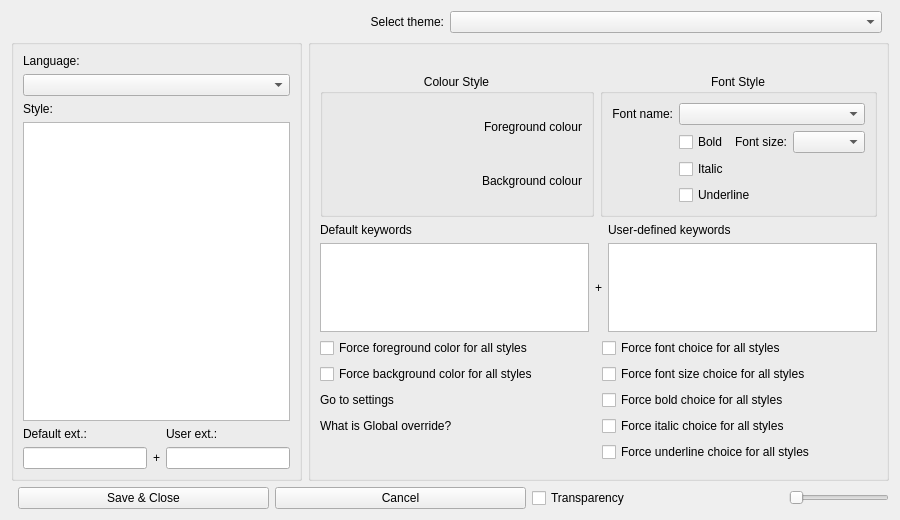
<?xml version="1.0" encoding="UTF-8"?>
<ui version="4.0">
 <class>StylerDlg</class>
 <widget class="QDialog" name="StylerDlg">
  <property name="geometry"><rect><x>0</x><y>0</y><width>900</width><height>520</height></rect></property>
  <property name="windowTitle"><string>Style Configurator</string></property>
  <layout class="QVBoxLayout" name="mainLayout">
   <item><layout class="QHBoxLayout" name="themeLayout">
<item><widget class="QLabel" name="switch2themeStatic"><property name="nppId" stdset="0"><number>2306</number></property><property name="text"><string>Select theme:</string></property><property name="alignment"><set>Qt::AlignRight|Qt::AlignVCenter</set></property></widget></item>
<item><widget class="QComboBox" name="switch2themeCombo"><property name="nppId" stdset="0"><number>2307</number></property></widget></item>
<item><spacer name="themeSpacer"><property name="orientation"><enum>Qt::Horizontal</enum></property></spacer></item>
   </layout></item>
   <item><layout class="QHBoxLayout" name="bodyLayout" stretch="1,2">
<item><widget class="QGroupBox" name="groupBox"><property name="nppId" stdset="0"><number>-1</number></property>
<layout class="QVBoxLayout" name="leftLayout">
<item><widget class="QLabel" name="langdescStatic"><property name="nppId" stdset="0"><number>2225</number></property><property name="text"><string>Language:</string></property></widget></item>
<item><widget class="QComboBox" name="languagesCombo"><property name="nppId" stdset="0"><number>2304</number></property></widget></item>
<item><widget class="QLabel" name="styledescStatic"><property name="nppId" stdset="0"><number>2211</number></property><property name="text"><string>Style:</string></property></widget></item>
<item><widget class="QListWidget" name="stylesList"><property name="nppId" stdset="0"><number>2305</number></property></widget></item>
<item><layout class="QGridLayout" name="extLayout">
<item row="0" column="0"><widget class="QLabel" name="defExtStatic"><property name="nppId" stdset="0"><number>2214</number></property><property name="text"><string>Default ext.:</string></property></widget></item>
<item row="1" column="0"><widget class="QLineEdit" name="defExtEdit"><property name="nppId" stdset="0"><number>2215</number></property><property name="readOnly"><bool>true</bool></property></widget></item>
<item row="1" column="1"><widget class="QLabel" name="plussymbol2Static"><property name="nppId" stdset="0"><number>2224</number></property><property name="text"><string>+</string></property></widget></item>
<item row="0" column="2"><widget class="QLabel" name="userExtStatic"><property name="nppId" stdset="0"><number>2216</number></property><property name="text"><string>User ext.:</string></property></widget></item>
<item row="1" column="2"><widget class="QLineEdit" name="userExtEdit"><property name="nppId" stdset="0"><number>2217</number></property></widget></item>
</layout></item>
</layout></widget></item>
<item><widget class="QGroupBox" name="groupBox2"><property name="nppId" stdset="0"><number>-1</number></property>
<layout class="QVBoxLayout" name="rightLayout">
<item><widget class="QLabel" name="styledescriptionStatic"><property name="nppId" stdset="0"><number>2233</number></property><property name="text"><string></string></property></widget></item>
<item><layout class="QHBoxLayout" name="stylesLayout">
<item><widget class="QGroupBox" name="colourgroupStatic"><property name="nppId" stdset="0"><number>2212</number></property><property name="title"><string>Colour Style</string></property><property name="alignment"><set>Qt::AlignHCenter</set></property>
<layout class="QGridLayout" name="colourGrid">
<item row="0" column="0"><widget class="QLabel" name="fgStatic"><property name="nppId" stdset="0"><number>2206</number></property><property name="text"><string>Foreground colour</string></property><property name="alignment"><set>Qt::AlignRight|Qt::AlignVCenter</set></property></widget></item>
<item row="1" column="0"><widget class="QLabel" name="bgStatic"><property name="nppId" stdset="0"><number>2207</number></property><property name="text"><string>Background colour</string></property><property name="alignment"><set>Qt::AlignRight|Qt::AlignVCenter</set></property></widget></item>
</layout></widget></item>
<item><widget class="QGroupBox" name="fontgroupStatic"><property name="nppId" stdset="0"><number>2213</number></property><property name="title"><string>Font Style</string></property><property name="alignment"><set>Qt::AlignHCenter</set></property>
<layout class="QGridLayout" name="fontGrid">
<item row="0" column="0"><widget class="QLabel" name="fontnameStatic"><property name="nppId" stdset="0"><number>2208</number></property><property name="text"><string>Font name:</string></property><property name="alignment"><set>Qt::AlignRight|Qt::AlignVCenter</set></property></widget></item>
<item row="0" column="1" colspan="3"><widget class="QComboBox" name="fontCombo"><property name="nppId" stdset="0"><number>2202</number></property></widget></item>
<item row="1" column="1"><widget class="QCheckBox" name="boldCheck"><property name="nppId" stdset="0"><number>2204</number></property><property name="text"><string>Bold</string></property></widget></item>
<item row="1" column="2"><widget class="QLabel" name="fontsizeStatic"><property name="nppId" stdset="0"><number>2209</number></property><property name="text"><string>Font size:</string></property><property name="alignment"><set>Qt::AlignRight|Qt::AlignVCenter</set></property></widget></item>
<item row="1" column="3"><widget class="QComboBox" name="fontsizeCombo"><property name="nppId" stdset="0"><number>2203</number></property></widget></item>
<item row="2" column="1"><widget class="QCheckBox" name="italicCheck"><property name="nppId" stdset="0"><number>2205</number></property><property name="text"><string>Italic</string></property></widget></item>
<item row="3" column="1" colspan="3"><widget class="QCheckBox" name="underlineCheck"><property name="nppId" stdset="0"><number>2218</number></property><property name="text"><string>Underline</string></property></widget></item>
</layout></widget></item>
</layout></item>
<item><layout class="QGridLayout" name="keywordsLayout">
<item row="0" column="0"><widget class="QLabel" name="defKeywordsStatic"><property name="nppId" stdset="0"><number>2219</number></property><property name="text"><string>Default keywords</string></property></widget></item>
<item row="1" column="0"><widget class="QPlainTextEdit" name="defKeywordsEdit"><property name="nppId" stdset="0"><number>2220</number></property><property name="readOnly"><bool>true</bool></property></widget></item>
<item row="1" column="1"><widget class="QLabel" name="plussymbolStatic"><property name="nppId" stdset="0"><number>2223</number></property><property name="text"><string>+</string></property></widget></item>
<item row="0" column="2"><widget class="QLabel" name="userKeywordsStatic"><property name="nppId" stdset="0"><number>2221</number></property><property name="text"><string>User-defined keywords</string></property></widget></item>
<item row="1" column="2"><widget class="QPlainTextEdit" name="userKeywordsEdit"><property name="nppId" stdset="0"><number>2222</number></property></widget></item>
</layout></item>
<item><layout class="QGridLayout" name="overrideLayout">
<item row="0" column="0"><widget class="QCheckBox" name="globalFgCheck"><property name="nppId" stdset="0"><number>2226</number></property><property name="text"><string>Force foreground color for all styles</string></property></widget></item>
<item row="1" column="0"><widget class="QCheckBox" name="globalBgCheck"><property name="nppId" stdset="0"><number>2227</number></property><property name="text"><string>Force background color for all styles</string></property></widget></item>
<item row="2" column="0"><widget class="QLabel" name="globalGotosettingsLink"><property name="nppId" stdset="0"><number>2234</number></property><property name="text"><string>Go to settings</string></property></widget></item>
<item row="3" column="0"><widget class="QLabel" name="globalWhatisglobaloverrideLink"><property name="nppId" stdset="0"><number>2235</number></property><property name="text"><string>What is Global override?</string></property></widget></item>
<item row="0" column="1"><widget class="QCheckBox" name="globalFontCheck"><property name="nppId" stdset="0"><number>2228</number></property><property name="text"><string>Force font choice for all styles</string></property></widget></item>
<item row="1" column="1"><widget class="QCheckBox" name="globalFontsizeCheck"><property name="nppId" stdset="0"><number>2229</number></property><property name="text"><string>Force font size choice for all styles</string></property></widget></item>
<item row="2" column="1"><widget class="QCheckBox" name="globalBoldCheck"><property name="nppId" stdset="0"><number>2230</number></property><property name="text"><string>Force bold choice for all styles</string></property></widget></item>
<item row="3" column="1"><widget class="QCheckBox" name="globalItalicCheck"><property name="nppId" stdset="0"><number>2231</number></property><property name="text"><string>Force italic choice for all styles</string></property></widget></item>
<item row="4" column="1"><widget class="QCheckBox" name="globalUnderlineCheck"><property name="nppId" stdset="0"><number>2232</number></property><property name="text"><string>Force underline choice for all styles</string></property></widget></item>
</layout></item>
<item><spacer name="rightSpacer"><property name="orientation"><enum>Qt::Vertical</enum></property></spacer></item>
</layout></widget></item>
   </layout></item>
   <item><layout class="QHBoxLayout" name="buttonsLayout">
<item><spacer name="buttonsSpacer"><property name="orientation"><enum>Qt::Horizontal</enum></property></spacer></item>
<item><widget class="QPushButton" name="savecloseButton"><property name="nppId" stdset="0"><number>2301</number></property><property name="text"><string>Save &amp;&amp; Close</string></property><property name="autoDefault"><bool>false</bool></property></widget></item>
<item><widget class="QPushButton" name="cancel"><property name="nppId" stdset="0"><number>2</number></property><property name="text"><string>Cancel</string></property><property name="autoDefault"><bool>false</bool></property></widget></item>
<item><widget class="QCheckBox" name="scTransparentCheck"><property name="nppId" stdset="0"><number>2303</number></property><property name="text"><string>Transparency</string></property></widget></item>
<item><widget class="QSlider" name="scPercentageSlider"><property name="nppId" stdset="0"><number>2302</number></property><property name="orientation"><enum>Qt::Horizontal</enum></property><property name="maximumSize"><size><width>100</width><height>16777215</height></size></property></widget></item>
   </layout></item>
  </layout>
 </widget>
 <resources/>
 <connections/>
</ui>
